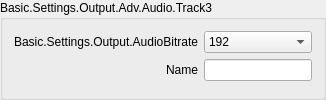
                             <widget class="QGroupBox" name="groupBox_26">
                              <property name="sizePolicy">
                               <sizepolicy hsizetype="Preferred" vsizetype="Maximum">
                                <horstretch>0</horstretch>
                                <verstretch>0</verstretch>
                               </sizepolicy>
                              </property>
                              <property name="title">
                               <string>Basic.Settings.Output.Adv.Audio.Track3</string>
                              </property>
                              <layout class="QFormLayout" name="formLayout_44">
                               <property name="fieldGrowthPolicy">
                                <enum>QFormLayout::AllNonFixedFieldsGrow</enum>
                               </property>
                               <property name="labelAlignment">
                                <set>Qt::AlignRight|Qt::AlignTrailing|Qt::AlignVCenter</set>
                               </property>
                               <item row="0" column="0">
                                <widget class="QLabel" name="label_94">
                                 <property name="minimumSize">
                                  <size>
                                   <width>170</width>
                                   <height>0</height>
                                  </size>
                                 </property>
                                 <property name="text">
                                  <string>Basic.Settings.Output.AudioBitrate</string>
                                 </property>
                                 <property name="alignment">
                                  <set>Qt::AlignRight|Qt::AlignTrailing|Qt::AlignVCenter</set>
                                 </property>
                                 <property name="buddy">
                                  <cstring>advOutTrack3Bitrate</cstring>
                                 </property>
                                </widget>
                               </item>
                               <item row="0" column="1">
                                <widget class="QComboBox" name="advOutTrack3Bitrate_3">
                                 <property name="currentIndex">
                                  <number>8</number>
                                 </property>
                                 <item>
                                  <property name="text">
                                   <string>32</string>
                                  </property>
                                 </item>
                                 <item>
                                  <property name="text">
                                   <string>48</string>
                                  </property>
                                 </item>
                                 <item>
                                  <property name="text">
                                   <string>64</string>
                                  </property>
                                 </item>
                                 <item>
                                  <property name="text">
                                   <string>80</string>
                                  </property>
                                 </item>
                                 <item>
                                  <property name="text">
                                   <string>96</string>
                                  </property>
                                 </item>
                                 <item>
                                  <property name="text">
                                   <string>112</string>
                                  </property>
                                 </item>
                                 <item>
                                  <property name="text">
                                   <string>128</string>
                                  </property>
                                 </item>
                                 <item>
                                  <property name="text">
                                   <string>160</string>
                                  </property>
                                 </item>
                                 <item>
                                  <property name="text">
                                   <string>192</string>
                                  </property>
                                 </item>
                                 <item>
                                  <property name="text">
                                   <string>256</string>
                                  </property>
                                 </item>
                                 <item>
                                  <property name="text">
                                   <string>320</string>
                                  </property>
                                 </item>
                                </widget>
                               </item>
                               <item row="1" column="0">
                                <widget class="QLabel" name="label_95">
                                 <property name="text">
                                  <string>Name</string>
                                 </property>
                                 <property name="buddy">
                                  <cstring>advOutTrack3Name</cstring>
                                 </property>
                                </widget>
                               </item>
                               <item row="1" column="1">
                                <widget class="QLineEdit" name="advOutTrack3Name_3"/>
                               </item>
                              </layout>
                             </widget>
